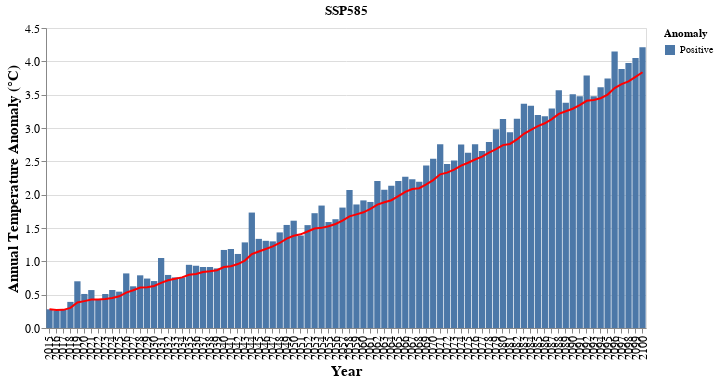

Notebook code for this chart:
### Markdown cell above
### SSP585

### Code cell
temp = monthly_temp.tas.mean(dim='model')
# Select Historical
temp_clim = temp[0].groupby('time.month').mean('time')
# Difference
ann_tas_anom = temp[3].groupby('time.month') - temp_clim
# Filter range
ann_tas_anom = ann_tas_anom.loc['2015':]

df_tas = ann_tas_anom.to_dataframe()

df_tas = df_tas.resample('1Y').mean()

df_tas['positive'] = df_tas['tas'] > 0
df_tas['Rolling'] = df_tas['tas'].rolling(5).mean()


df_tas.reset_index(inplace=True)

df_tas['positive'] = df_tas['positive'].astype(str)

df_tas['positive'] = df_tas['positive'].str.replace('True','Positive')
df_tas['positive'] = df_tas['positive'].str.replace('False','Negative')

df_tas['time'] = df_tas['time'].dt.year

df_tas.rename(columns={'positive':'Anomaly', 'time':'year'}, inplace=True)

#df.reset_index(inplace=True)
bar = alt.Chart(df_tas).mark_bar().encode(
    x="year:O",
    y="tas:Q",
    color='Anomaly:N'
).properties(width=600).encode(x=alt.X('year:O', axis=alt.Axis(title='Year',titleFontSize=15, labelFontSize=12)),
                              y=alt.Y('tas:Q', axis=alt.Axis( title='Annual Temperature Anomaly (°C) ',titleFontSize=15, labelFontSize=12)))
line = alt.Chart(df_tas).mark_line(color='red').transform_window(
    # The field to average
    rolling_mean='mean(tas)',
    # The number of values before and after the current value to include.
    frame=[-9, 0]
).encode(
    x='year:O',
    y='rolling_mean:Q'
)


(bar + line).properties(width=600, title='SSP585')

### Figure 1 — Vega-Lite specification as saved in the notebook (floating-point values rounded to 4 significant figures)
{"config": {"view": {"continuousWidth": 400, "continuousHeight": 300}}, "layer": [{"mark": "bar", "encoding": {"color": {"field": "Anomaly", "type": "nominal"}, "x": {"axis": {"labelFontSize": 12, "title": "Year", "titleFontSize": 15}, "field": "year", "type": "ordinal"}, "y": {"axis": {"labelFontSize": 12, "title": "Annual Temperature Anomaly (°C) ", "titleFontSize": 15}, "field": "tas", "type": "quantitative"}}, "width": 600}, {"mark": {"type": "line", "color": "red"}, "encoding": {"x": {"field": "year", "type": "ordinal"}, "y": {"field": "rolling_mean", "type": "quantitative"}}, "transform": [{"window": [{"op": "mean", "field": "tas", "as": "rolling_mean"}], "frame": [-9, 0]}]}], "data": {"name": "data-ac4a13a63db9cf2ea342457efc44275b"}, "title": "SSP585", "width": 600, "$schema": "https://vega.github.io/schema/vega-lite/v4.17.0.json", "datasets": {"data-ac4a13a63db9cf2ea342457efc44275b": [{"year": 2015, "height": 2.0, "month": 6.5, "tas": 0.2805, "Anomaly": "Positive", "Rolling": null}, {"year": 2016, "height": 2.0, "month": 6.5, "tas": 0.263, "Anomaly": "Positive", "Rolling": null}, {"year": 2017, "height": 2.0, "month": 6.5, "tas": 0.2734, "Anomaly": "Positive", "Rolling": null}, {"year": 2018, "height": 2.0, "month": 6.5, "tas": 0.3918, "Anomaly": "Positive", "Rolling": null}, {"year": 2019, "height": 2.0, "month": 6.5, "tas": 0.7007, "Anomaly": "Positive", "Rolling": 0.3819}, {"year": 2020, "height": 2.0, "month": 6.5, "tas": 0.5106, "Anomaly": "Positive", "Rolling": 0.4279}, {"year": 2021, "height": 2.0, "month": 6.5, "tas": 0.5691, "Anomaly": "Positive", "Rolling": 0.4891}, {"year": 2022, "height": 2.0, "month": 6.5, "tas": 0.4205, "Anomaly": "Positive", "Rolling": 0.5185}, {"year": 2023, "height": 2.0, "month": 6.5, "tas": 0.5096, "Anomaly": "Positive", "Rolling": 0.5421}, {"year": 2024, "height": 2.0, "month": 6.5, "tas": 0.5703, "Anomaly": "Positive", "Rolling": 0.516}, {"year": 2025, "height": 2.0, "month": 6.5, "tas": 0.5453, "Anomaly": "Positive", "Rolling": 0.523}, {"year": 2026, "height": 2.0, "month": 6.5, "tas": 0.8189, "Anomaly": "Positive", "Rolling": 0.5729}, {"year": 2027, "height": 2.0, "month": 6.5, "tas": 0.6253, "Anomaly": "Positive", "Rolling": 0.6139}, {"year": 2028, "height": 2.0, "month": 6.5, "tas": 0.7902, "Anomaly": "Positive", "Rolling": 0.67}, {"year": 2029, "height": 2.0, "month": 6.5, "tas": 0.7417, "Anomaly": "Positive", "Rolling": 0.7043}, {"year": 2030, "height": 2.0, "month": 6.5, "tas": 0.7042, "Anomaly": "Positive", "Rolling": 0.7361}, {"year": 2031, "height": 2.0, "month": 6.5, "tas": 1.05, "Anomaly": "Positive", "Rolling": 0.7822}, {"year": 2032, "height": 2.0, "month": 6.5, "tas": 0.7957, "Anomaly": "Positive", "Rolling": 0.8163}, {"year": 2033, "height": 2.0, "month": 6.5, "tas": 0.7588, "Anomaly": "Positive", "Rolling": 0.81}, {"year": 2034, "height": 2.0, "month": 6.5, "tas": 0.7609, "Anomaly": "Positive", "Rolling": 0.8139}, {"year": 2035, "height": 2.0, "month": 6.5, "tas": 0.9477, "Anomaly": "Positive", "Rolling": 0.8626}, {"year": 2036, "height": 2.0, "month": 6.5, "tas": 0.9338, "Anomaly": "Positive", "Rolling": 0.8394}, {"year": 2037, "height": 2.0, "month": 6.5, "tas": 0.915, "Anomaly": "Positive", "Rolling": 0.8632}, {"year": 2038, "height": 2.0, "month": 6.5, "tas": 0.9154, "Anomaly": "Positive", "Rolling": 0.8945}, {"year": 2039, "height": 2.0, "month": 6.5, "tas": 0.8938, "Anomaly": "Positive", "Rolling": 0.9211}, {"year": 2040, "height": 2.0, "month": 6.5, "tas": 1.171, "Anomaly": "Positive", "Rolling": 0.9657}, {"year": 2041, "height": 2.0, "month": 6.5, "tas": 1.185, "Anomaly": "Positive", "Rolling": 1.016}, {"year": 2042, "height": 2.0, "month": 6.5, "tas": 1.111, "Anomaly": "Positive", "Rolling": 1.055}, {"year": 2043, "height": 2.0, "month": 6.5, "tas": 1.284, "Anomaly": "Positive", "Rolling": 1.129}, {"year": 2044, "height": 2.0, "month": 6.5, "tas": 1.732, "Anomaly": "Positive", "Rolling": 1.296}, {"year": 2045, "height": 2.0, "month": 6.5, "tas": 1.337, "Anomaly": "Positive", "Rolling": 1.33}, {"year": 2046, "height": 2.0, "month": 6.5, "tas": 1.308, "Anomaly": "Positive", "Rolling": 1.354}, {"year": 2047, "height": 2.0, "month": 6.5, "tas": 1.299, "Anomaly": "Positive", "Rolling": 1.392}, {"year": 2048, "height": 2.0, "month": 6.5, "tas": 1.434, "Anomaly": "Positive", "Rolling": 1.422}, {"year": 2049, "height": 2.0, "month": 6.5, "tas": 1.546, "Anomaly": "Positive", "Rolling": 1.385}, {"year": 2050, "height": 2.0, "month": 6.5, "tas": 1.609, "Anomaly": "Positive", "Rolling": 1.439}, {"year": 2051, "height": 2.0, "month": 6.5, "tas": 1.387, "Anomaly": "Positive", "Rolling": 1.455}, {"year": 2052, "height": 2.0, "month": 6.5, "tas": 1.543, "Anomaly": "Positive", "Rolling": 1.504}, {"year": 2053, "height": 2.0, "month": 6.5, "tas": 1.722, "Anomaly": "Positive", "Rolling": 1.562}, {"year": 2054, "height": 2.0, "month": 6.5, "tas": 1.837, "Anomaly": "Positive", "Rolling": 1.62}, {"year": 2055, "height": 2.0, "month": 6.5, "tas": 1.589, "Anomaly": "Positive", "Rolling": 1.616}, {"year": 2056, "height": 2.0, "month": 6.5, "tas": 1.632, "Anomaly": "Positive", "Rolling": 1.665}, {"year": 2057, "height": 2.0, "month": 6.5, "tas": 1.806, "Anomaly": "Positive", "Rolling": 1.717}, {"year": 2058, "height": 2.0, "month": 6.5, "tas": 2.069, "Anomaly": "Positive", "Rolling": 1.787}, {"year": 2059, "height": 2.0, "month": 6.5, "tas": 1.853, "Anomaly": "Positive", "Rolling": 1.79}, {"year": 2060, "height": 2.0, "month": 6.5, "tas": 1.914, "Anomaly": "Positive", "Rolling": 1.855}, {"year": 2061, "height": 2.0, "month": 6.5, "tas": 1.891, "Anomaly": "Positive", "Rolling": 1.907}, {"year": 2062, "height": 2.0, "month": 6.5, "tas": 2.206, "Anomaly": "Positive", "Rolling": 1.987}, {"year": 2063, "height": 2.0, "month": 6.5, "tas": 2.073, "Anomaly": "Positive", "Rolling": 1.987}, {"year": 2064, "height": 2.0, "month": 6.5, "tas": 2.132, "Anomaly": "Positive", "Rolling": 2.043}, {"year": 2065, "height": 2.0, "month": 6.5, "tas": 2.206, "Anomaly": "Positive", "Rolling": 2.102}, {"year": 2066, "height": 2.0, "month": 6.5, "tas": 2.268, "Anomaly": "Positive", "Rolling": 2.177}, {"year": 2067, "height": 2.0, "month": 6.5, "tas": 2.232, "Anomaly": "Positive", "Rolling": 2.182}, {"year": 2068, "height": 2.0, "month": 6.5, "tas": 2.195, "Anomaly": "Positive", "Rolling": 2.207}, {"year": 2069, "height": 2.0, "month": 6.5, "tas": 2.436, "Anomaly": "Positive", "Rolling": 2.268}, {"year": 2070, "height": 2.0, "month": 6.5, "tas": 2.541, "Anomaly": "Positive", "Rolling": 2.334}, {"year": 2071, "height": 2.0, "month": 6.5, "tas": 2.757, "Anomaly": "Positive", "Rolling": 2.432}, {"year": 2072, "height": 2.0, "month": 6.5, "tas": 2.46, "Anomaly": "Positive", "Rolling": 2.478}, {"year": 2073, "height": 2.0, "month": 6.5, "tas": 2.513, "Anomaly": "Positive", "Rolling": 2.541}, {"year": 2074, "height": 2.0, "month": 6.5, "tas": 2.753, "Anomaly": "Positive", "Rolling": 2.605}, {"year": 2075, "height": 2.0, "month": 6.5, "tas": 2.629, "Anomaly": "Positive", "Rolling": 2.622}, {"year": 2076, "height": 2.0, "month": 6.5, "tas": 2.757, "Anomaly": "Positive", "Rolling": 2.622}, {"year": 2077, "height": 2.0, "month": 6.5, "tas": 2.657, "Anomaly": "Positive", "Rolling": 2.662}, {"year": 2078, "height": 2.0, "month": 6.5, "tas": 2.789, "Anomaly": "Positive", "Rolling": 2.717}, {"year": 2079, "height": 2.0, "month": 6.5, "tas": 2.981, "Anomaly": "Positive", "Rolling": 2.763}, {"year": 2080, "height": 2.0, "month": 6.5, "tas": 3.133, "Anomaly": "Positive", "Rolling": 2.864}, {"year": 2081, "height": 2.0, "month": 6.5, "tas": 2.937, "Anomaly": "Positive", "Rolling": 2.9}, {"year": 2082, "height": 2.0, "month": 6.5, "tas": 3.138, "Anomaly": "Positive", "Rolling": 2.996}, {"year": 2083, "height": 2.0, "month": 6.5, "tas": 3.362, "Anomaly": "Positive", "Rolling": 3.111}, {"year": 2084, "height": 2.0, "month": 6.5, "tas": 3.335, "Anomaly": "Positive", "Rolling": 3.181}, {"year": 2085, "height": 2.0, "month": 6.5, "tas": 3.196, "Anomaly": "Positive", "Rolling": 3.194}, {"year": 2086, "height": 2.0, "month": 6.5, "tas": 3.176, "Anomaly": "Positive", "Rolling": 3.241}, {"year": 2087, "height": 2.0, "month": 6.5, "tas": 3.291, "Anomaly": "Positive", "Rolling": 3.272}, {"year": 2088, "height": 2.0, "month": 6.5, "tas": 3.568, "Anomaly": "Positive", "Rolling": 3.313}, {"year": 2089, "height": 2.0, "month": 6.5, "tas": 3.377, "Anomaly": "Positive", "Rolling": 3.322}, {"year": 2090, "height": 2.0, "month": 6.5, "tas": 3.508, "Anomaly": "Positive", "Rolling": 3.384}, {"year": 2091, "height": 2.0, "month": 6.5, "tas": 3.476, "Anomaly": "Positive", "Rolling": 3.444}, {"year": 2092, "height": 2.0, "month": 6.5, "tas": 3.789, "Anomaly": "Positive", "Rolling": 3.544}, {"year": 2093, "height": 2.0, "month": 6.5, "tas": 3.475, "Anomaly": "Positive", "Rolling": 3.525}, {"year": 2094, "height": 2.0, "month": 6.5, "tas": 3.612, "Anomaly": "Positive", "Rolling": 3.572}, {"year": 2095, "height": 2.0, "month": 6.5, "tas": 3.744, "Anomaly": "Positive", "Rolling": 3.619}, {"year": 2096, "height": 2.0, "month": 6.5, "tas": 4.147, "Anomaly": "Positive", "Rolling": 3.753}, {"year": 2097, "height": 2.0, "month": 6.5, "tas": 3.885, "Anomaly": "Positive", "Rolling": 3.772}, {"year": 2098, "height": 2.0, "month": 6.5, "tas": 3.976, "Anomaly": "Positive", "Rolling": 3.873}, {"year": 2099, "height": 2.0, "month": 6.5, "tas": 4.05, "Anomaly": "Positive", "Rolling": 3.96}, {"year": 2100, "height": 2.0, "month": 6.5, "tas": 4.21, "Anomaly": "Positive", "Rolling": 4.053}]}}
